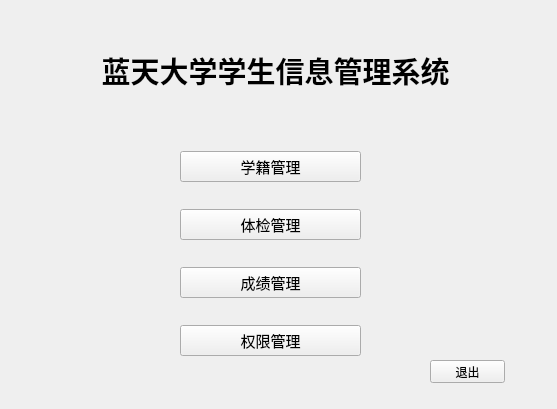
<?xml version="1.0" encoding="UTF-8"?>
<ui version="4.0">
 <class>DealAll</class>
 <widget class="QMainWindow" name="DealAll">
  <property name="geometry">
   <rect>
    <x>0</x>
    <y>0</y>
    <width>557</width>
    <height>409</height>
   </rect>
  </property>
  <property name="windowTitle">
   <string>学生信息管理系统</string>
  </property>
  <property name="styleSheet">
   <string notr="true">background-image: url(:/background/8.jpg);</string>
  </property>
  <widget class="QWidget" name="centralwidget">
   <widget class="QLabel" name="label">
    <property name="geometry">
     <rect>
      <x>70</x>
      <y>40</y>
      <width>411</width>
      <height>61</height>
     </rect>
    </property>
    <property name="font">
     <font>
      <pointsize>22</pointsize>
      <weight>75</weight>
      <italic>false</italic>
      <bold>true</bold>
     </font>
    </property>
    <property name="styleSheet">
     <string notr="true"/>
    </property>
    <property name="text">
     <string>蓝天大学学生信息管理系统</string>
    </property>
    <property name="alignment">
     <set>Qt::AlignCenter</set>
    </property>
   </widget>
   <widget class="QWidget" name="verticalLayoutWidget">
    <property name="geometry">
     <rect>
      <x>180</x>
      <y>130</y>
      <width>181</width>
      <height>251</height>
     </rect>
    </property>
    <layout class="QVBoxLayout" name="verticalLayout">
     <item>
      <widget class="QPushButton" name="stuInfo">
       <property name="font">
        <font>
         <pointsize>11</pointsize>
         <weight>50</weight>
         <bold>false</bold>
        </font>
       </property>
       <property name="styleSheet">
        <string notr="true">background-image: url(:/background/4.jpg);</string>
       </property>
       <property name="text">
        <string>学籍管理</string>
       </property>
      </widget>
     </item>
     <item>
      <widget class="QPushButton" name="healInfo">
       <property name="font">
        <font>
         <pointsize>11</pointsize>
        </font>
       </property>
       <property name="styleSheet">
        <string notr="true">background-image: url(:/background/4.jpg);</string>
       </property>
       <property name="text">
        <string>体检管理</string>
       </property>
      </widget>
     </item>
     <item>
      <widget class="QPushButton" name="gradeInfo">
       <property name="font">
        <font>
         <pointsize>11</pointsize>
        </font>
       </property>
       <property name="styleSheet">
        <string notr="true">background-image: url(:/background/4.jpg);</string>
       </property>
       <property name="text">
        <string>成绩管理</string>
       </property>
      </widget>
     </item>
     <item>
      <widget class="QPushButton" name="liceInfo">
       <property name="font">
        <font>
         <pointsize>11</pointsize>
        </font>
       </property>
       <property name="styleSheet">
        <string notr="true">background-image: url(:/background/4.jpg);</string>
       </property>
       <property name="text">
        <string>权限管理</string>
       </property>
      </widget>
     </item>
    </layout>
   </widget>
   <widget class="QPushButton" name="exit">
    <property name="geometry">
     <rect>
      <x>430</x>
      <y>360</y>
      <width>75</width>
      <height>23</height>
     </rect>
    </property>
    <property name="styleSheet">
     <string notr="true">background-image: url(:/background/4.jpg);</string>
    </property>
    <property name="text">
     <string>退出</string>
    </property>
   </widget>
  </widget>
 </widget>
 <resources/>
 <connections/>
</ui>
